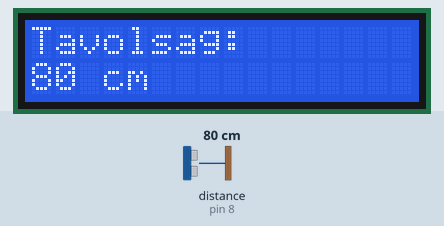
Simulated run of this sketch. Board: Arduino Uno, built with avr-gcc and run on an emulated ATmega328P. Parts: 16×2 character LCD. Wiring (from diagram.json): ultrasonic range finder: trigger pin 9; echo pin 8. The test bench sets the inputs (shaded band); at power-on: distance to the obstacle (sensor on pin 8) 80 cm. The echo pulse lasts 58.3 µs per cm.

Above: at 1.2 s.
1.3 s: distance to the obstacle (sensor on pin 8) set to 2 cm
At 2.0 s:
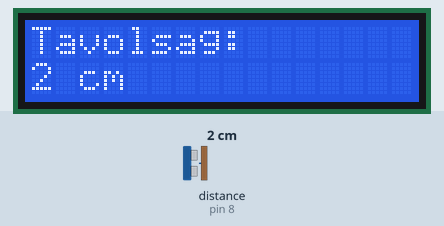
3.1 s: distance to the obstacle (sensor on pin 8) set to 4 cm
At 4.2 s:
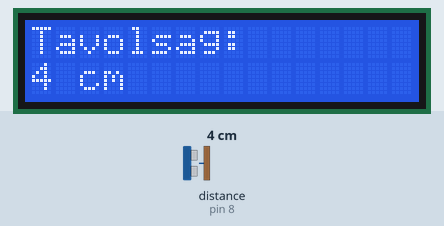
4.7 s: distance to the obstacle (sensor on pin 8) set to 9 cm
At 5.3 s:
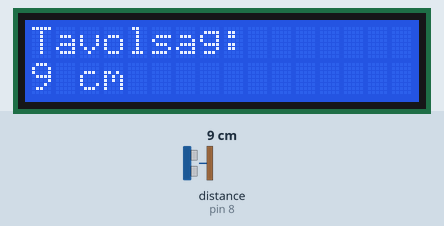
Timing chart, 0 to 7.7 s (numbered marks = the images above; inputs shaded):
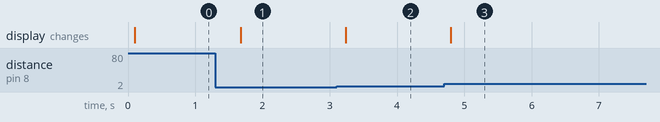

The sketch:

sketch.ino
```cpp
// 08 – Távolságmérés ultrahangos szenzorral, kiírás LCD-re
// A HC-SR04 egy rövid hangimpulzust küld (TRIG), majd az ECHO lábon jelzi, mennyi ideig
// tartott, amíg a visszavert hang megérkezett. Ebből számítható a távolság.

#include <Wire.h>
#include <LiquidCrystal_I2C.h>

const int TRIG_PIN = 9;
const int ECHO_PIN = 8;

LiquidCrystal_I2C lcd(0x27, 16, 2);

// Egy mérés: a visszaadott érték a távolság centiméterben.
float tavolsagMeres() {
  digitalWrite(TRIG_PIN, LOW);
  delayMicroseconds(2);
  digitalWrite(TRIG_PIN, HIGH);  // 10 µs-os indítójel
  delayMicroseconds(10);
  digitalWrite(TRIG_PIN, LOW);
  long ido = pulseIn(ECHO_PIN, HIGH);  // az ECHO impulzus hossza mikroszekundumban
  return ido * 0.0343 / 2;  // hangsebesség: 0,0343 cm/µs; oda-vissza út, ezért /2
}

void setup() {
  pinMode(TRIG_PIN, OUTPUT);
  pinMode(ECHO_PIN, INPUT);
  lcd.init();
  lcd.backlight();
  lcd.setCursor(0, 0);
  lcd.print("Tavolsag:");
}

void loop() {
  float cm = tavolsagMeres();
  lcd.setCursor(0, 1);
  lcd.print("                ");  // a 2. sor törlése (16 szóköz)
  lcd.setCursor(0, 1);
  lcd.print(cm, 0);  // egész cm-re kerekítve
  lcd.print(" cm");
  delay(500);
}
```

Measured:
- after the input at 1.3 s, the display: changes after 0.37 s (image 1)
- after the input at 3.1 s, the display: changes after 0.14 s (image 2)
- after the input at 4.7 s, the display: changes after 0.10 s (image 3)
